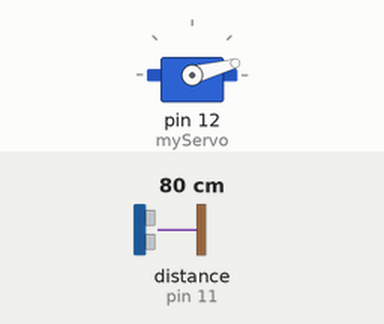
This program was run on a simulated Arduino Uno, built with avr-gcc and run on an emulated ATmega328P. Parts: servo. Wiring (inferred from the names in the program): ultrasonic range finder: trigger pin 10; echo pin 11. The test bench sets the inputs (shaded band); at power-on: distance to the obstacle (sensor on pin 11) 80 cm. The echo pulse lasts 58.3 µs per cm; what the program prints to the serial monitor is not drawn.

Above: at 0.01 s.
1.3 s: distance to the obstacle (sensor on pin 11) set to 2 cm
At 1.9 s:
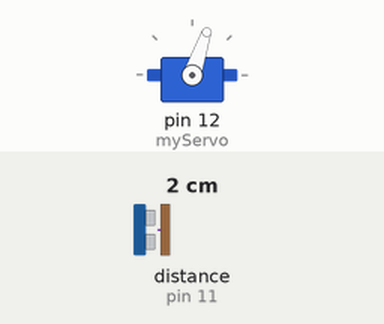
4.3 s: distance to the obstacle (sensor on pin 11) set to 299 cm
At 5.17 s:
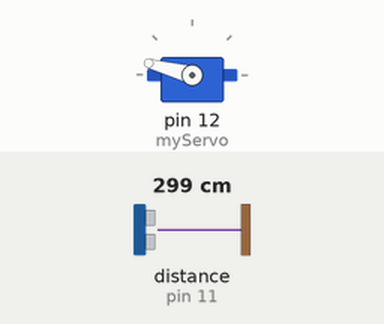
7.3 s: distance to the obstacle (sensor on pin 11) set to 4 cm
At 7.9 s:
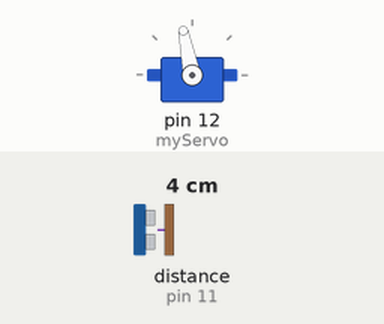
10.3 s: distance to the obstacle (sensor on pin 11) set to 35 cm
Timing chart, 0 to 14.3 s (numbered marks = the images above; inputs shaded):
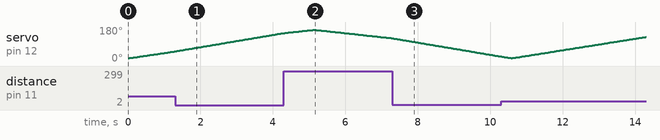

The program:

main.cpp
```cpp
#include <Arduino.h>
#include <Servo.h>

// Defines Trig and Echo pins for the Ultrasonic Sensor
const int trigPin = 10;
const int echoPin = 11;

// Variables for the duration and the distance
long duration;
int distance;

Servo myServo; // Creates a servo object for controlling the servo motor


void setup() {
  pinMode(trigPin, OUTPUT); // Sets the trigPin as an Output
  pinMode(echoPin, INPUT); // Sets the echoPin as an Input

  Serial.begin(9600);
  myServo.attach(12); // Defines on which pin the servo motor is attached

}

void loop() {
  // Rotates the servo motor from 15 to 165 degrees
  for(int i=15; i<=165; i++){
    myServo.write(i);
    delay(30);

    distance = calculateDistance(); // Calls a function for calculating the distance measured by the Ultrasonic sensor for each degree

    Serial.print(i);
    Serial.print(",");
    Serial.print(distance);
    Serial.print(".");

  }

  for(int i=165; i>15; i--){
    myServo.write(i);
    delay(30);
    distance = calculateDistance();

    Serial.print(i);
    Serial.print(",");
    Serial.print(distance);
    Serial.print(".");
  }


}

int calculateDistance() {
  // Clears the trigPin condition
  digitalWrite(trigPin, LOW);
  delayMicroseconds(2);
  // Sets the trigPin HIGH (ACTIVE) for 10 microseconds
  digitalWrite(trigPin, HIGH);
  delayMicroseconds(10);
  digitalWrite(trigPin, LOW);
  duration = pulseIn(echoPin, HIGH); // Reads the echopin, return the sound wave travel time
  // Reads the echoPin, returns the sound wave traveltime in ms
  distance = duration * 0.034 / 2; // Speed of sound wave divided by 2 (go and back)
  return distance;

}
```
